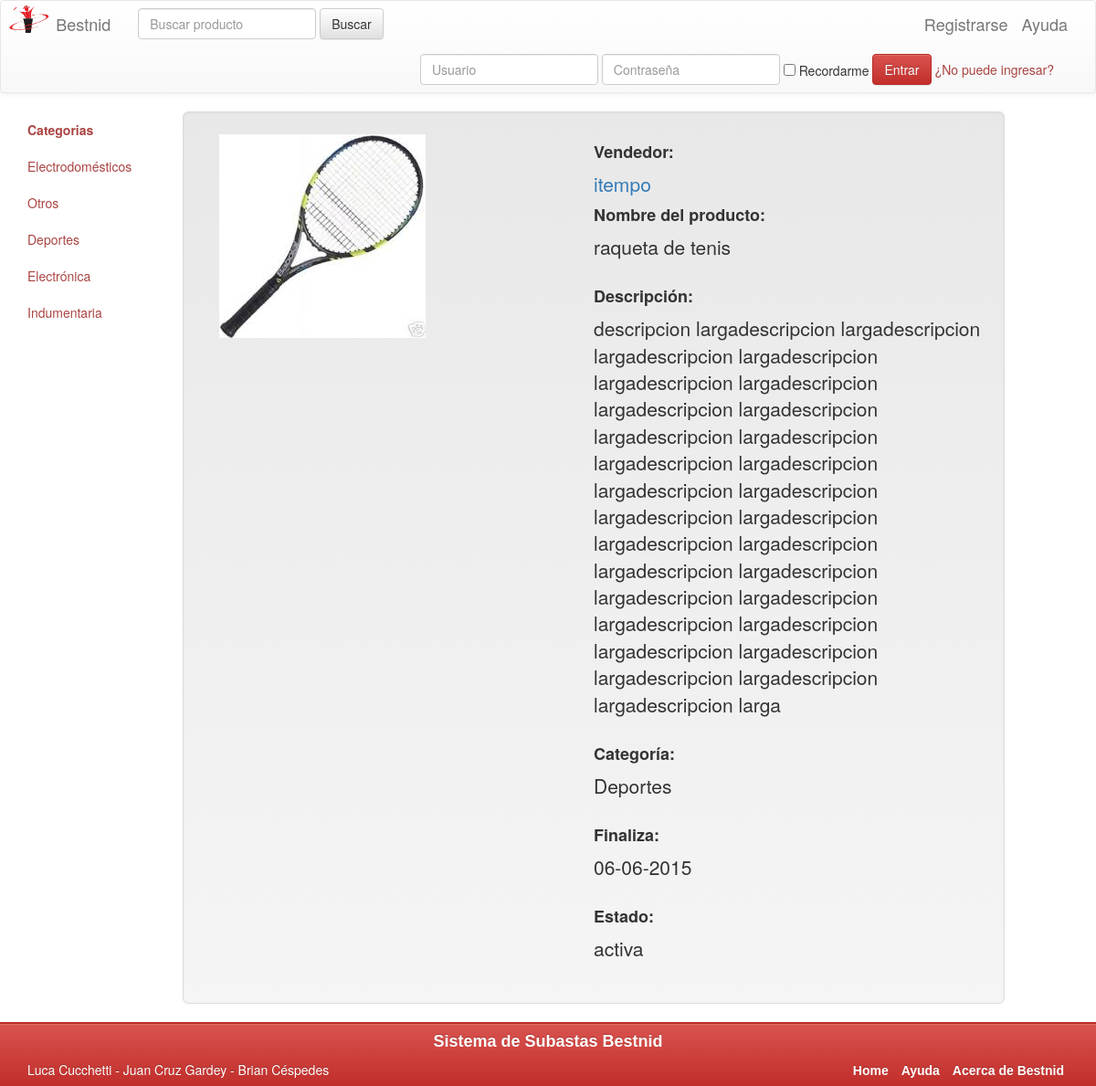
Screenshot of /Bestnid/verSubasta.php?idSubasta=14 with the database file from the repository.
### tables this page shows
CREATE TABLE IF NOT EXISTS `categoria` (
`idCategoria` int(11) NOT NULL,
  `nombre` varchar(50) NOT NULL,
  `descripcion` longtext
);

CREATE TABLE IF NOT EXISTS `subasta` (
`idSubasta` int(11) NOT NULL,
  `idUsuario` int(11) NOT NULL,
  `estado` varchar(50) NOT NULL,
  `fecha_cierre` date NOT NULL,
  `idProducto` int(11) DEFAULT NULL,
  `fecha_realizacion` date NOT NULL
);

CREATE TABLE IF NOT EXISTS `producto` (
`idProducto` int(11) NOT NULL,
  `nombre` varchar(50) NOT NULL,
  `descripcion` longtext,
  `idCategoria` int(11) NOT NULL,
  `imagen` varchar(100) DEFAULT NULL
);

CREATE TABLE IF NOT EXISTS `usuario` (
`idUsuario` int(11) NOT NULL,
  `nombre` varchar(100) NOT NULL,
  `apellido` varchar(100) NOT NULL,
  `telefono` varchar(20) NOT NULL,
  `numero_calle` varchar(10) NOT NULL,
  `nombre_usuario` varchar(15) NOT NULL,
  `password` varchar(20) NOT NULL,
  `e_mail` varchar(50) NOT NULL,
  `confirmado` tinyint(1) NOT NULL,
  `estado` varchar(50) NOT NULL,
  `piso` varchar(1) DEFAULT NULL,
  `depto` varchar(1) DEFAULT NULL,
  `calle` varchar(20) NOT NULL
);

### Bestnid/verSubasta.php (the view, shortened to what this page needs)
<DOCTYPE html>
<html lang="es">
	<head>
		<link rel="stylesheet" href="Bootstrap/css/bootstrap.min.css">
		<link rel="stylesheet" href="Bootstrap/css/bootstrap-theme.min.css">
		<link rel="stylesheet" href="estilopropio.css">
	</head>
	<body>
		<section class="main container-fluid">
			<div class="main row">
				<div class="col-sm-3 col-md-2 sidebar">
		        	<ul class="nav nav-sidebar">
			            <li class="active"><a class="text-danger" href="home.php"><strong>Categorias</strong></a></li>
			            <?php
							include("conexion.php");
							$result = mysqli_query ($link, "SELECT * FROM Categoria");
							while ($row=mysqli_fetch_array($result) ) {
								echo "<li><a class='text-danger' href='listadoProductosPorCategoria.php?idCategoria=".$row["idCategoria"]." '>".$row["nombre"]."</a></li>";
							}
						?>
			        </ul>
		        </div>
				<div class="col-md-9">
					<div class="row well well-lg">
						<?php
							include ("conexion.php");
							$result = mysqli_query ($link, "SELECT Subasta.idUsuario, Subasta.fecha_cierre, Producto.imagen, Subasta.estado, Producto.descripcion, Producto.nombre, Categoria.nombre AS nomCat, Usuario.nombre_usuario
							 	FROM Subasta INNER JOIN Producto ON Subasta.idProducto=Producto.idProducto INNER JOIN Categoria ON Categoria.idCategoria=Producto.idCategoria INNER JOIN Usuario ON Subasta.idUsuario=Usuario.idUsuario
								WHERE idSubasta='".$_GET["idSubasta"]."' ");
							$row=mysqli_fetch_array($result);
						?>
						<div class="col-md-6">
							<a href='<?php echo $row["imagen"]; ?>' target="_blank"><img src='<?php echo $row["imagen"]; ?>' class="img-responsive" alt="descripcion" /></a>
						</div>
						<div class="col-md-6">
							<div class="row">
								<h4><strong>Vendedor: </strong></h4>
								<?php echo "<a class='lead' href=#>".$row["nombre_usuario"]."</a>"; ?>
							</div>
							<div class="row">
								<h4><strong>Nombre del producto: </strong></h4>
								<?php echo "<p class='lead'>".$row["nombre"]."</p>"; ?>
							</div>
							<div class="row">
								<h4><strong>Descripci&oacute;n: </strong></h4>
								<?php echo "<p class='lead'>".$row["descripcion"]."</p>"; ?>
							</div>
							<div class="row">
								<h4><strong>Categor&iacute;a: </strong></h4>
								<?php echo "<p class='lead'>".$row["nomCat"]."</p>"; ?>
							</div>
							<div class="row">
								<h4><strong>Finaliza: </strong></h4>
								<?php echo "<p class='lead'>".date('d-m-Y',strtotime($row["fecha_cierre"]))."</p>"; ?>
							</div>
							<div class="row">
								<h4><strong>Estado: </strong></h4>
								<?php echo "<p class='lead'>".$row["estado"]."</p>"; ?>
							</div>
						</div>
					</div>
				</div>
			</div>
		</section>
		<footer class="btn-danger">
			<div class="container">
				<div class="row">
					<h4 class="text-center">Sistema de Subastas Bestnid</h4>
				</div>
				<div class="row">
					<div class="col-md-6">
						<p>Luca Cucchetti - Juan Cruz Gardey - Brian C&eacute;spedes </p>
					</div>
					<div class="col-md-6">
						<ul class="list-inline text-right">
							<li><a href="home.php">Home</a></li>
							<li><a href="#">Ayuda</a></li>
							<li><a href="acercaBestnid.php">Acerca de Bestnid</a></li>
						</ul>
					</div>
				</div>
			</div>
		</footer>
	</body>
</html>

### Bestnid/estilopropio.css (style rules this page uses)
.navbar-brand { padding: 0px; }
footer { position: fixed; bottom: 0px; width: 100%; background: #111; background: rgba(0,0,0,.90); border-top: 2px solid #f00; z-index:100; height: 70px; }
body { margin-bottom:70px; }
footer h4 { font-weight: bold; font-family: sans-serif; }
footer a { font-weight: bold; font-family: sans-serif; color:white; }

### rows the page displays
categoria: nombre "Electrodomésticos"
categoria: nombre "Otros"
categoria: nombre "Deportes"
categoria: nombre "Electrónica"
categoria: nombre "Indumentaria"
subasta: idProducto.imagen (picture), idUsuario.nombre_usuario "itempo", idProducto.nombre "raqueta de tenis", idProducto.descripcion "descripcion largadescripcion largadescripcion largadescripcion largadescripcion largadescripcion largadescripcion largadescripcion largadescripcion largadescripcion largadescripcion largadescripcion largadescripcion largadescripcion largadescripcion largadescripcion largadescripcion largadescripcion largadescripcion largadescripcion largadescripcion largadescripcion largadescripcion largadescripcion largadescripcion largadescripcion largadescripcion largadescripcion largadescripcion largadescripcion larga", categoria.nombre "Deportes", fecha_cierre "06-06-2015", estado "activa"
